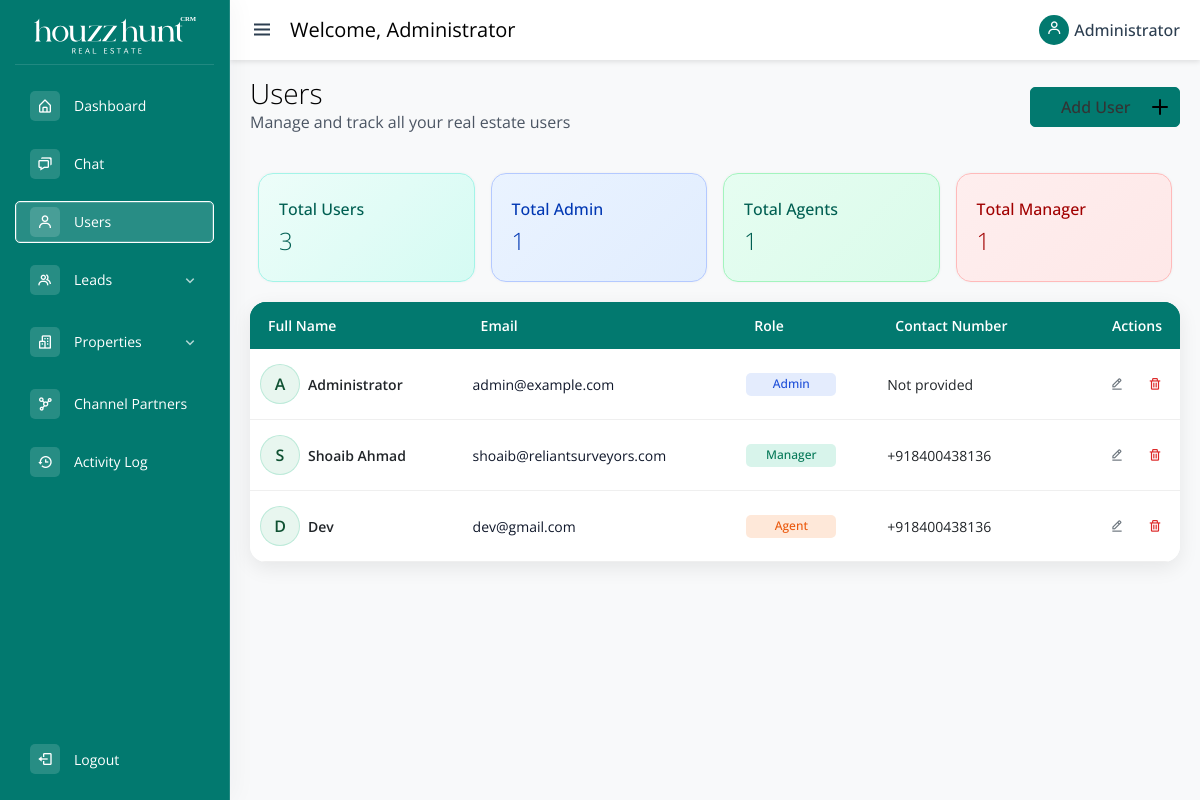
Screenshot of /users.php (signed in) with the database file from the repository.
### tables this page shows
CREATE TABLE `users` (
  `id` int(10) UNSIGNED NOT NULL,
  `full_name` varchar(255) NOT NULL,
  `email` varchar(255) NOT NULL,
  `password_hash` varchar(255) NOT NULL DEFAULT '',
  `contact_number` varchar(30) DEFAULT NULL,
  `role` enum('admin','manager','agent') NOT NULL DEFAULT 'agent',
  `created_at` timestamp NOT NULL DEFAULT current_timestamp(),
  `updated_at` timestamp NOT NULL DEFAULT current_timestamp() ON UPDATE current_timestamp()
);

### users.php (the view, shortened to what this page needs)
<?php
require_once __DIR__ . '/includes/config.php';
$users = [];
$result = $mysqli->query('SELECT id, full_name, email, contact_number, role FROM users ORDER BY id ASC');
if ($result) {
    while ($row = $result->fetch_assoc()) {
        $users[] = $row;
    }
}
$userStats = [
    'total' => count($users),
    'roles' => [
        'admin' => 0,
        'manager' => 0,
        'agent' => 0,
    ],
];
foreach ($users as $user) {
    $roleKey = $user['role'] ?? '';
    if (isset($userStats['roles'][$roleKey])) {
        $userStats['roles'][$roleKey]++;
    }
}
?>
<?php include 'includes/common-header.php'; ?>
<div id="adminPanel">
    <?php include 'includes/sidebar.php'; ?>
    <?php include 'includes/topbar.php'; ?>
    <main class="main-content">
        <div class="d-flex justify-content-between align-items-center mb-4">
            <div>
                <h1 class="main-heading">Users</h1>
                <p class="subheading">Manage and track all your real estate users</p>
            </div>
            <button type="button" class="button" data-bs-toggle="modal" data-bs-target="#addUserModal">
                <span class="button__text">Add User</span>
                <span class="button__icon"><svg xmlns="http://www.w3.org/2000/svg" width="24" viewBox="0 0 24 24" stroke-width="2" stroke-linejoin="round" stroke-linecap="round" stroke="currentColor" height="24" fill="none" class="svg">
                        <line y2="19" y1="5" x2="12" x1="12"></line>
                        <line y2="12" y1="12" x2="19" x1="5"></line>
                    </svg></span>
            </button>
        </div>
        <div class="row g-3 lead-stats">
            <div class="col-md-3">
                <div class="stat-card total-leads">
                    <h6>Total Users</h6>
                    <h2><?php echo (int) $userStats['total']; ?></h2>
                </div>
            </div>
            <div class="col-md-3">
                <div class="stat-card active-leads">
                    <h6>Total Admin</h6>
                    <h2><?php echo (int) ($userStats['roles']['admin'] ?? 0); ?></h2>
                </div>
            </div>
            <div class="col-md-3">
                <div class="stat-card closed-leads">
                    <h6>Total Agents</h6>
                    <h2><?php echo (int) ($userStats['roles']['agent'] ?? 0); ?></h2>
                </div>
            </div>
            <div class="col-md-3">
                <div class="stat-card lost-leads">
                    <h6>Total Manager</h6>
                    <h2><?php echo (int) ($userStats['roles']['manager'] ?? 0); ?></h2>
                </div>
            </div>
        </div>
        <div class="card lead-table-card">
            <div class="card-body p-0">
                <div class="table-responsive">
                    <table class="table table-hover align-middle mb-0 lead-table">
                        <thead>
                            <tr>
                                <th scope="col">Full Name</th>
                                <th scope="col">Email</th>
                                <th scope="col">Role</th>
                                <th scope="col">Contact Number</th>
                                <th scope="col" class="text-end">Actions</th>
                            </tr>
                        </thead>
                        <tbody>
                            <?php if (count($users) === 0): ?>
                                <tr>
                                    <td colspan="5" class="text-center text-muted py-4">No users found. Add your first user to get started.</td>
                                </tr>
                            <?php else: ?>
                                <?php foreach ($users as $user): ?>
                                    <tr>
                                        <td>
                                            <?php
                                            $name = trim($user['full_name']);
                                            $initial = '?';
                                            if ($name !== '') {
                                                if (function_exists('mb_substr')) {
                                                    $initial = mb_substr($name, 0, 1, 'UTF-8');
                                                } else {
                                                    $initial = substr($name, 0, 1);
                                                }
                                            }
                                            $initial = strtoupper($initial ?: '?');
                                            ?>
                                            <div class="d-flex align-items-center gap-2">
                                                <div class="user-avatar">
                                                    <span><?php echo htmlspecialchars($initial); ?></span>
                                                </div>
                                                <div>
                                                    <div class="fw-semibold text-dark"><?php echo htmlspecialchars($user['full_name']); ?></div>
                                                </div>
                                            </div>
                                        </td>
                                        <td>
                                            <a href="mailto:<?php echo htmlspecialchars($user['email']); ?>" class="text-decoration-none"><?php echo htmlspecialchars($user['email']); ?></a>
                                        </td>
                                        <td>
                                            <?php
                                            $roleClass = [
                                                'admin' => 'badge-role-admin',
                                                'manager' => 'badge-role-manager',
                                                'agent' => 'badge-role-agent'
                                            ][$user['role']] ?? 'badge-role-default';
                                            ?>
                                            <span class="badge <?php echo $roleClass; ?>">
                                                <?php echo htmlspecialchars(ucfirst($user['role'])); ?>
                                            </span>
                                        </td>
                                        <td>
                                            <?php if (!empty($user['contact_number'])): ?>
                                                <span class=""><?php echo htmlspecialchars($user['contact_number']); ?></span>
                                            <?php else: ?>
                                                <span class="">Not provided</span>
                                            <?php endif; ?>
                                        </td>
                                        <td class="text-end">
                                            <div class="d-flex justify-content-end gap-2">
                                                <button type="button" class="btn btn-sm btn-outline-secondary" title="Edit" data-bs-toggle="modal" data-bs-target="#editUserModal<?php echo $user['id']; ?>">
                                                    <i class="bx bx-edit-alt"></i>
                                                </button>
                                                <form method="post" onsubmit="return confirm('Are you sure you want to delete this user?');">
                                                    <button type="submit" class="btn btn-sm btn-outline-danger" title="Delete">
                                                        <i class="bx bx-trash"></i>
                                                    </button>
                                                </form>
                                            </div>
                                        </td>
                                    </tr>
                                <?php endforeach; ?>
                            <?php endif; ?>
                        </tbody>
                    </table>
                </div>
            </div>
        </div>
    </main>
</div>
<?php include 'includes/common-footer.php'; ?>

### assets/css/style.css (style rules this page uses)
:root { --theme-color: #02796f; }
* { margin: 0; padding: 0; box-sizing: border-box; }
a { text-decoration: none !important; }
body { font-family: "Open Sans", sans-serif; overflow-x: hidden; background: #f8f9fa; }
.text-decoration-none { text-decoration: none !important; color: #0f172a; display: flex; gap: 2px; }
.badge { display: inline-block; font-size: 12px; font-weight: 500; line-height: 1.4; padding: 3px 14px; border-radius: 5px; text-align: center; min-width: 90px; margin: 4px 0; }
.user-avatar { width: 44px; height: 44px; border-radius: 5px; background: linear-gradient(135deg, rgba(0, 69, 38, 0.1), rgba(0, 69, 38, 0.25)); display: inline-flex; align-items: center; justify-content: center; font-weight: 600; color: var(--theme-color); text-transform: uppercase; font-size: 1rem; }
.badge-role-admin { background: rgba(37, 99, 235, 0.12); color: #1d4ed8; }
.badge-role-manager { background: rgba(16, 185, 129, 0.16); color: #047857; }
.badge-role-agent { background: rgba(249, 115, 22, 0.16); color: #ea580c; }
.btn-outline-secondary, .btn-outline-danger { border-radius: 5px; border: none; }
.btn-outline-danger { color: #dc2626; border-color: rgba(220, 38, 38, 0.4); }
.user-avatar { width: 40px; height: 40px; border-radius: 50%; background: #e8f6ef; color: #0f5132; box-shadow: inset 0 0 0 1px rgba(16, 185, 129, 0.2); display: flex; align-items: center; justify-content: center; cursor: pointer; }
.main-content { margin-left: 230px; margin-top: 60px; padding: 20px; min-height: calc(100vh - 60px); transition: all 0.3s ease; }
.main-content .main-heading { font-size: 28px; line-height: 26px; font-weight: 300; margin-bottom: 5px; }
.main-content .subheading { color: #4b5563; font-size: 16px; margin-bottom: 0; }
.stat-card { background: linear-gradient(135deg, #02796f 0%, #764ba2 100%); color: white; border-radius: 5px; padding: 25px; height: 100%; transition: all 0.3s ease; }
.stat-card { animation: fadeIn 0.6s ease; }
.lead-table-card { border: none; border-radius: 16px; overflow: hidden; box-shadow: 0 6px 20px rgba(0, 0, 0, 0.08); margin-top: 20px; }
.lead-table thead, .lead-table thead th { background: linear-gradient(90deg, #02796f 0%, #02796f 100%); color: #fff; border: none; }
.lead-table thead th { font-weight: 600; padding: 14px 18px; border: none; font-size: 14px; }
.lead-table tbody tr { transition: background-color 0.25s ease; border-bottom: 1px solid #efefef; }
.lead-table tbody tr td { font-size: 14px; padding: 15px 10px; }
.lead-stats .stat-card { padding: 25px 20px; border-radius: 15px; text-align: left; box-shadow: 0 0 3px rgba(0, 0, 0, 0.05); border: 1px solid transparent; }
.lead-stats h6 { font-size: 16px; margin-bottom: 5px; font-weight: 500; }
.lead-stats h2 { font-size: 24px; font-weight: 300; margin: 0; }
.stat-card.total-leads { background: linear-gradient(135deg, #edfdf9 0%, #d5fbf3 100%); border-color: #a3f4e8; color: #005f52; }
.stat-card.active-leads { background: linear-gradient(135deg, #eaf3ff 0%, #e1edfe 100%); border-color: #b4c9ff; color: #0037b3; }
.stat-card.closed-leads { background: linear-gradient(135deg, #e6fdf1 0%, #dafbea 100%); border-color: #a3f4be; color: #005f52; }
.stat-card.lost-leads { background: linear-gradient(135deg, #feeeee 0%, #fee8e8 100%); border-color: #ffbaba; color: #a10000; }
.row.lead-stats { margin: 0px 0; margin-bottom: 20px; }

### assets/css/custom.css (style rules this page uses)
.button { position: relative; width: 150px; height: 40px; cursor: pointer; display: flex; align-items: center; border: 1px solid #02796f; background-color: #02796f; border-radius: 5px; }
.button, .button__icon, .button__text { transition: all 0.3s; }
.button .button__text { transform: translateX(30px); color: #333; font-weight: 500; }
.button .button__icon { position: absolute; transform: translateX(109px); height: 100%; width: 39px; background-color: #02796f; display: flex; align-items: center; justify-content: center; border-radius: 5px; }
.button .svg { width: 30px; font-weight: 400; }

### rows the page displays
users: full_name "A", full_name "Administrator", email "admin@example.com", role "Admin", shows "Not provided"
users: full_name "S", full_name "Shoaib Ahmad", email "shoaib@reliantsurveyors.com", role "Manager", contact_number "+918400438136"
users: full_name "D", full_name "Dev", email "dev@gmail.com", role "Agent", contact_number "+918400438136"

### other values shown
$displayName "Administrator"
$userStats['total'] "3"
$userStats['roles']['admin'] "1"
$userStats['roles']['agent'] "1"
$userStats['roles']['manager'] "1"
